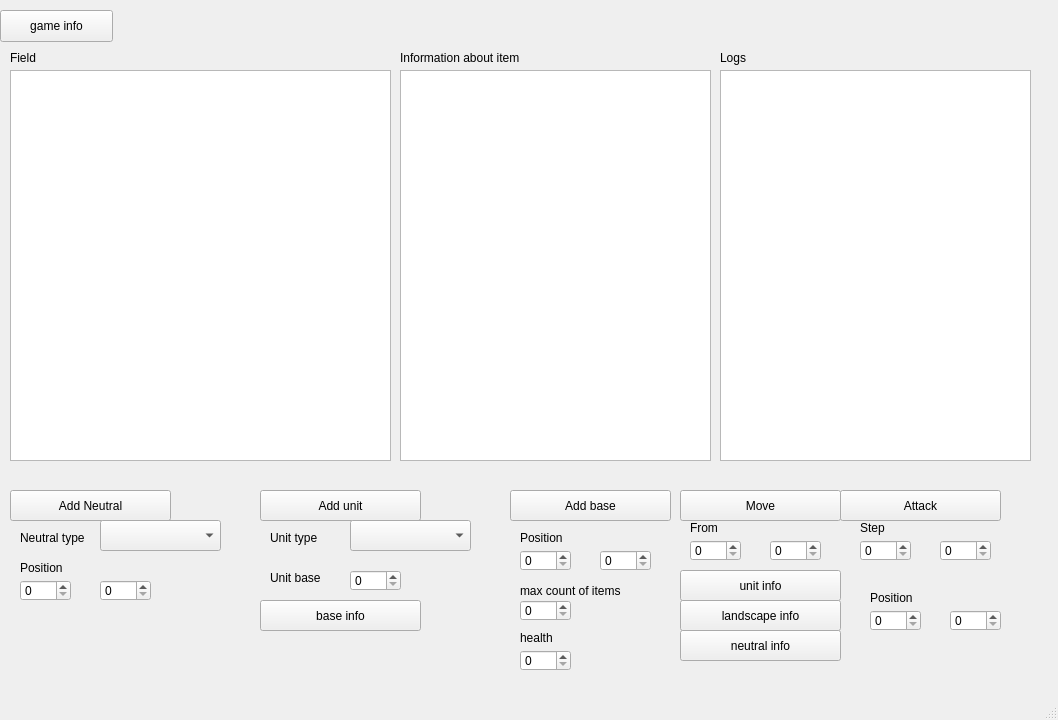
<?xml version="1.0" encoding="UTF-8"?>
<ui version="4.0">
 <class>MainWindow</class>
 <widget class="QMainWindow" name="MainWindow">
  <property name="geometry">
   <rect>
    <x>0</x>
    <y>0</y>
    <width>1058</width>
    <height>720</height>
   </rect>
  </property>
  <property name="windowTitle">
   <string>MainWindow</string>
  </property>
  <widget class="QWidget" name="centralwidget">
   <widget class="QTextEdit" name="fieldWindow">
    <property name="geometry">
     <rect>
      <x>10</x>
      <y>70</y>
      <width>381</width>
      <height>391</height>
     </rect>
    </property>
   </widget>
   <widget class="QTextEdit" name="infoWindow">
    <property name="geometry">
     <rect>
      <x>400</x>
      <y>70</y>
      <width>311</width>
      <height>391</height>
     </rect>
    </property>
   </widget>
   <widget class="QTextEdit" name="logWindow">
    <property name="geometry">
     <rect>
      <x>720</x>
      <y>70</y>
      <width>311</width>
      <height>391</height>
     </rect>
    </property>
   </widget>
   <widget class="QLabel" name="labelField">
    <property name="geometry">
     <rect>
      <x>10</x>
      <y>50</y>
      <width>59</width>
      <height>16</height>
     </rect>
    </property>
    <property name="text">
     <string>Field</string>
    </property>
   </widget>
   <widget class="QLabel" name="labelInfo">
    <property name="geometry">
     <rect>
      <x>400</x>
      <y>50</y>
      <width>201</width>
      <height>16</height>
     </rect>
    </property>
    <property name="text">
     <string>Information about item</string>
    </property>
   </widget>
   <widget class="QLabel" name="labelLog">
    <property name="geometry">
     <rect>
      <x>720</x>
      <y>50</y>
      <width>59</width>
      <height>16</height>
     </rect>
    </property>
    <property name="text">
     <string>Logs</string>
    </property>
   </widget>
   <widget class="QPushButton" name="gameInfoButton">
    <property name="geometry">
     <rect>
      <x>0</x>
      <y>10</y>
      <width>113</width>
      <height>32</height>
     </rect>
    </property>
    <property name="text">
     <string>game info</string>
    </property>
   </widget>
   <widget class="QPushButton" name="addNeutralButton">
    <property name="geometry">
     <rect>
      <x>10</x>
      <y>490</y>
      <width>161</width>
      <height>31</height>
     </rect>
    </property>
    <property name="text">
     <string>Add Neutral</string>
    </property>
   </widget>
   <widget class="QLabel" name="labelNeutralType">
    <property name="geometry">
     <rect>
      <x>20</x>
      <y>530</y>
      <width>81</width>
      <height>16</height>
     </rect>
    </property>
    <property name="text">
     <string>Neutral type</string>
    </property>
   </widget>
   <widget class="QLabel" name="labelPosNeutral">
    <property name="geometry">
     <rect>
      <x>20</x>
      <y>560</y>
      <width>59</width>
      <height>16</height>
     </rect>
    </property>
    <property name="text">
     <string>Position</string>
    </property>
   </widget>
   <widget class="QSpinBox" name="posNeutralX">
    <property name="geometry">
     <rect>
      <x>20</x>
      <y>580</y>
      <width>51</width>
      <height>21</height>
     </rect>
    </property>
   </widget>
   <widget class="QSpinBox" name="posNeutralY">
    <property name="geometry">
     <rect>
      <x>100</x>
      <y>580</y>
      <width>51</width>
      <height>21</height>
     </rect>
    </property>
   </widget>
   <widget class="QPushButton" name="addUnitButton">
    <property name="geometry">
     <rect>
      <x>260</x>
      <y>490</y>
      <width>161</width>
      <height>31</height>
     </rect>
    </property>
    <property name="text">
     <string>Add unit</string>
    </property>
   </widget>
   <widget class="QLabel" name="labelUnitType">
    <property name="geometry">
     <rect>
      <x>270</x>
      <y>530</y>
      <width>81</width>
      <height>16</height>
     </rect>
    </property>
    <property name="text">
     <string>Unit type</string>
    </property>
   </widget>
   <widget class="QSpinBox" name="posBaseY">
    <property name="geometry">
     <rect>
      <x>600</x>
      <y>550</y>
      <width>51</width>
      <height>21</height>
     </rect>
    </property>
   </widget>
   <widget class="QPushButton" name="addBaseButton">
    <property name="geometry">
     <rect>
      <x>510</x>
      <y>490</y>
      <width>161</width>
      <height>31</height>
     </rect>
    </property>
    <property name="text">
     <string>Add base</string>
    </property>
   </widget>
   <widget class="QSpinBox" name="posBaseX">
    <property name="geometry">
     <rect>
      <x>520</x>
      <y>550</y>
      <width>51</width>
      <height>21</height>
     </rect>
    </property>
   </widget>
   <widget class="QLabel" name="labelPosBase">
    <property name="geometry">
     <rect>
      <x>520</x>
      <y>530</y>
      <width>59</width>
      <height>16</height>
     </rect>
    </property>
    <property name="text">
     <string>Position</string>
    </property>
   </widget>
   <widget class="QPushButton" name="moveButton">
    <property name="geometry">
     <rect>
      <x>680</x>
      <y>490</y>
      <width>161</width>
      <height>31</height>
     </rect>
    </property>
    <property name="text">
     <string>Move</string>
    </property>
   </widget>
   <widget class="QPushButton" name="attackButton">
    <property name="geometry">
     <rect>
      <x>840</x>
      <y>490</y>
      <width>161</width>
      <height>31</height>
     </rect>
    </property>
    <property name="text">
     <string>Attack</string>
    </property>
   </widget>
   <widget class="QLabel" name="labelStep">
    <property name="geometry">
     <rect>
      <x>860</x>
      <y>520</y>
      <width>59</width>
      <height>16</height>
     </rect>
    </property>
    <property name="text">
     <string>Step</string>
    </property>
   </widget>
   <widget class="QSpinBox" name="stepX">
    <property name="geometry">
     <rect>
      <x>860</x>
      <y>540</y>
      <width>51</width>
      <height>21</height>
     </rect>
    </property>
   </widget>
   <widget class="QSpinBox" name="stepY">
    <property name="geometry">
     <rect>
      <x>940</x>
      <y>540</y>
      <width>51</width>
      <height>21</height>
     </rect>
    </property>
   </widget>
   <widget class="QLabel" name="labelMaxCountOfItems">
    <property name="geometry">
     <rect>
      <x>520</x>
      <y>580</y>
      <width>131</width>
      <height>21</height>
     </rect>
    </property>
    <property name="text">
     <string>max count of items</string>
    </property>
   </widget>
   <widget class="QSpinBox" name="maxCountOfItems">
    <property name="geometry">
     <rect>
      <x>520</x>
      <y>600</y>
      <width>51</width>
      <height>21</height>
     </rect>
    </property>
   </widget>
   <widget class="QLabel" name="labelHealth">
    <property name="geometry">
     <rect>
      <x>520</x>
      <y>630</y>
      <width>59</width>
      <height>16</height>
     </rect>
    </property>
    <property name="text">
     <string>health</string>
    </property>
   </widget>
   <widget class="QSpinBox" name="health">
    <property name="geometry">
     <rect>
      <x>520</x>
      <y>650</y>
      <width>51</width>
      <height>21</height>
     </rect>
    </property>
   </widget>
   <widget class="QLabel" name="labelUnitBase">
    <property name="geometry">
     <rect>
      <x>270</x>
      <y>570</y>
      <width>59</width>
      <height>16</height>
     </rect>
    </property>
    <property name="text">
     <string>Unit base</string>
    </property>
   </widget>
   <widget class="QSpinBox" name="baseNum">
    <property name="geometry">
     <rect>
      <x>350</x>
      <y>570</y>
      <width>51</width>
      <height>21</height>
     </rect>
    </property>
   </widget>
   <widget class="QPushButton" name="unitInfoButton">
    <property name="geometry">
     <rect>
      <x>680</x>
      <y>570</y>
      <width>161</width>
      <height>31</height>
     </rect>
    </property>
    <property name="text">
     <string>unit info</string>
    </property>
   </widget>
   <widget class="QPushButton" name="landInfoButton">
    <property name="geometry">
     <rect>
      <x>680</x>
      <y>600</y>
      <width>161</width>
      <height>31</height>
     </rect>
    </property>
    <property name="text">
     <string>landscape info</string>
    </property>
   </widget>
   <widget class="QPushButton" name="neutralInfoButton">
    <property name="geometry">
     <rect>
      <x>680</x>
      <y>630</y>
      <width>161</width>
      <height>31</height>
     </rect>
    </property>
    <property name="text">
     <string>neutral info</string>
    </property>
   </widget>
   <widget class="QPushButton" name="baseInfoButton">
    <property name="geometry">
     <rect>
      <x>260</x>
      <y>600</y>
      <width>161</width>
      <height>31</height>
     </rect>
    </property>
    <property name="text">
     <string>base info</string>
    </property>
   </widget>
   <widget class="QLabel" name="labelPosForInfo">
    <property name="geometry">
     <rect>
      <x>870</x>
      <y>590</y>
      <width>59</width>
      <height>16</height>
     </rect>
    </property>
    <property name="text">
     <string>Position</string>
    </property>
   </widget>
   <widget class="QSpinBox" name="posForInfoX">
    <property name="geometry">
     <rect>
      <x>870</x>
      <y>610</y>
      <width>51</width>
      <height>21</height>
     </rect>
    </property>
   </widget>
   <widget class="QSpinBox" name="posForInfoY">
    <property name="geometry">
     <rect>
      <x>950</x>
      <y>610</y>
      <width>51</width>
      <height>21</height>
     </rect>
    </property>
   </widget>
   <widget class="QComboBox" name="typesOfNeutrals">
    <property name="geometry">
     <rect>
      <x>100</x>
      <y>520</y>
      <width>121</width>
      <height>31</height>
     </rect>
    </property>
   </widget>
   <widget class="QComboBox" name="typesOfUnits">
    <property name="geometry">
     <rect>
      <x>350</x>
      <y>520</y>
      <width>121</width>
      <height>31</height>
     </rect>
    </property>
   </widget>
   <widget class="QSpinBox" name="fromX">
    <property name="geometry">
     <rect>
      <x>690</x>
      <y>540</y>
      <width>51</width>
      <height>21</height>
     </rect>
    </property>
   </widget>
   <widget class="QSpinBox" name="fromY">
    <property name="geometry">
     <rect>
      <x>770</x>
      <y>540</y>
      <width>51</width>
      <height>21</height>
     </rect>
    </property>
   </widget>
   <widget class="QLabel" name="labelFrom">
    <property name="geometry">
     <rect>
      <x>690</x>
      <y>520</y>
      <width>59</width>
      <height>16</height>
     </rect>
    </property>
    <property name="text">
     <string>From</string>
    </property>
   </widget>
  </widget>
  <widget class="QStatusBar" name="statusbar"/>
 </widget>
 <resources/>
 <connections/>
</ui>
